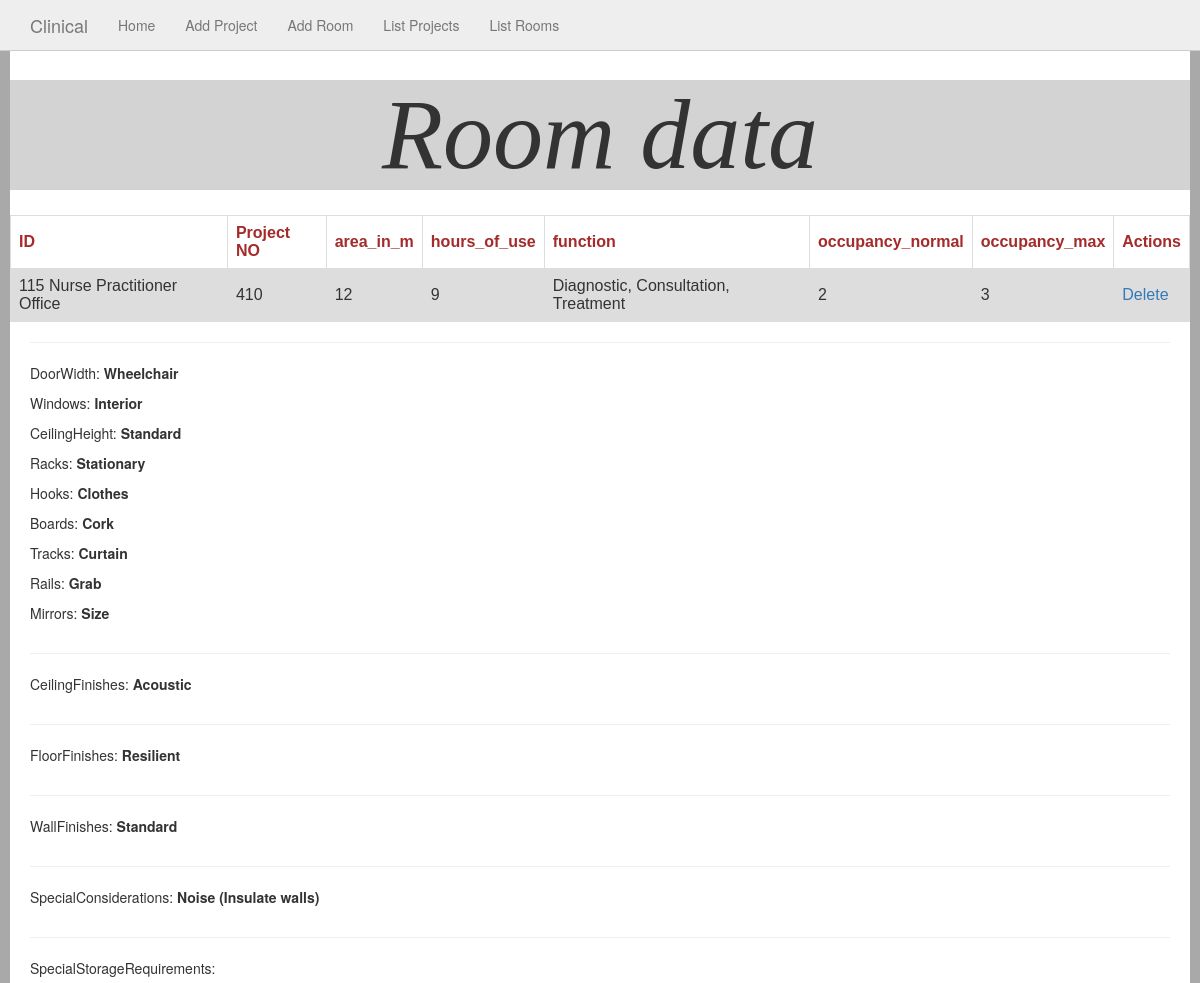
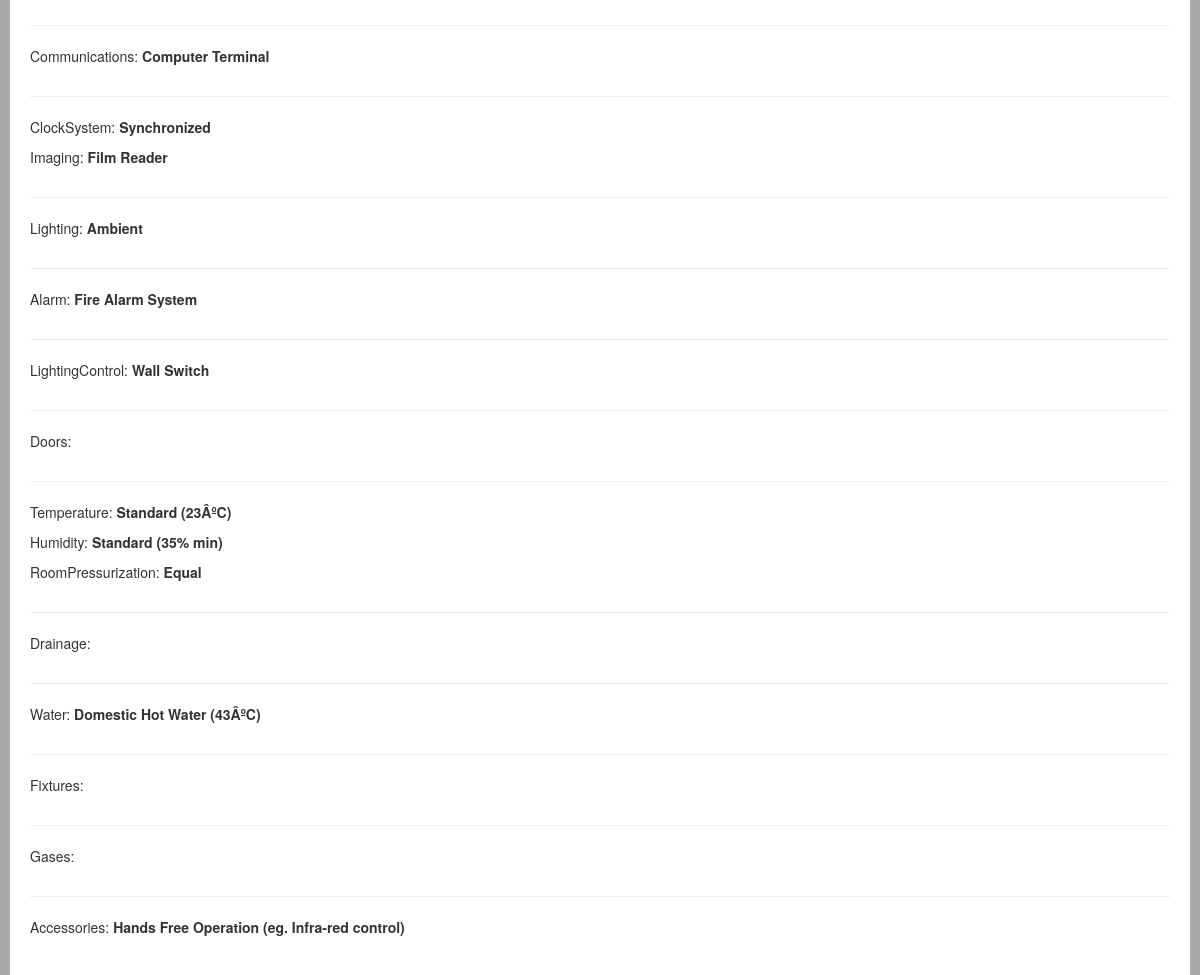
Page /view_room.php?ID=115 Nurse Practitioner Office on the committed database (2 pictures, top to bottom).
### tables this page shows
CREATE TABLE `operational_data_room` (
  `ID` varchar(50) NOT NULL,
  `PNO` varchar(50) NOT NULL,
  `area_in_m` double NOT NULL,
  `hours_of_use` smallint(6) DEFAULT NULL,
  `days_of_use` smallint(6) DEFAULT NULL,
  `function` longtext,
  `occupancy_normal` smallint(6) DEFAULT NULL,
  `occupancy_max` smallint(6) DEFAULT NULL
);

### view_room.php (the view, shortened to what this page needs)
<?php
require 'db_conn.php';
$sql = "SELECT * FROM `operational_data_room` where ID = '" . $_GET['ID'] . "'";
$room = $conn->query($sql);
$room = $room->fetch_assoc();
$tables_columns = [
	'architecture' => [
		'DoorWidth',
		'Windows',
		'CeilingHeight',
		'Racks',
		'Hooks',
		'Boards',
		'Tracks',
		'Rails',
		'Mirrors'
	],
	'arch_ceilingfinishes' => [
		'CeilingFinishes'
	],
	'arch_floorfinishes' => [
		'FloorFinishes'
	],
	'arch_wallfinishes' => [
		'WallFinishes'
	],
	'arch_specialconsiderations' => [
		'SpecialConsiderations'
	],
	'arch_specialstoragerequirements' => [
		'SpecialStorageRequirements'
	],
	'communications' => [
		'Communications'
	],
	'electrical' => [
		'ClockSystem',
		'Imaging'
	],
	'electrical_lighting' => [
		'Lighting'
	],
	'electrical_alarm' => [
		'Alarm'
	],
	'electrical_lightingcontrol' => [
		'LightingControl'
	],
	'electrical_doors' => [
		'Doors'
	],
	'mechanical' => [
		'Temperature',
		'Humidity',
	'RoomPressurization'
	],
	'plumbing_drainage' => [
		'Drainage'
	],
	'plumbing_water' => [
		'Water'
	],
	'plumbing_fixtures' => [
		'Fixtures'
	],
	'plumbing_gases' => [
		'Gases'
	],
	'plumbing_accessories' => [
		'Accessories'
	]
];
foreach ($tables_columns as $table => $columns) {
	$sql = "SELECT " . implode(',', $columns) . " FROM `" . $table . "` WHERE `room_id` = '" . $_GET['ID'] . "'";
	$results[$table] = $conn->query($sql);
}
?>
<html>
<head>
	  <link rel="stylesheet" href="https://maxcdn.bootstrapcdn.com/bootstrap/3.3.7/css/bootstrap.min.css">
</head>
<body>
<?php require 'navbar.php'; ?>
	<h1> <em> <font face="Algerian" style="font-size:100px"> Room data </font> </em> </h1>
	<table>
		<tr>
			<th style="color: brown">ID</th>
			<th style="color: brown">Project NO</th>
			<th style="color: brown">area_in_m</th>
			<th style="color: brown">hours_of_use</th>
			<th style="color: brown">function</th>
			<th style="color: brown">occupancy_normal</th>
			<th style="color: brown">occupancy_max</th>
			<th style="color: brown">Actions</th>
		</tr>
		<?php
		echo '<tr>';
		echo '<td>' . $room['ID'] . '</td>';
		echo '<td>' . $room['PNO'] . '</td>';
		echo '<td>' . $room['area_in_m'] . '</td>';
		echo '<td>' . $room['hours_of_use'] . '</td>';
		echo '<td>' . $room['function'] . '</td>';
		echo '<td>' . $room['occupancy_normal'] . '</td>';
		echo '<td>' . $room['occupancy_max'] . '</td>';
		echo '<td><a href="delete_room.php?ID=' . $room['ID'] . '">Delete</a></td>';
		echo '</tr>';
		?>
	</table>
<div class="container">
<?php
foreach ($tables_columns as $table => $columns) {
?>
  <div class="row">
    <div class="col-xs-12">
    	<?php
    	echo '<hr>';
    	$result = $results[$table]->fetch_assoc();
    	foreach ($columns as $column) {
	    	echo '<p>' . $column . ': <strong>' . $result[$column] . '</strong></p>';
		}
		?>
    </div>
  </div>
<?php
}
?>
</div>
</body>
</html>

### view_room.php (style rules this page uses)
h1 { margin-top: 0px; text-align: center; background-color: lightgray ; }
body { border: 10px solid darkgrey; border-radius: 5px; padding-top: 70px; padding-bottom: 30px; }
table { margin-top: 25px; font-family: arial, sans-serif; border-collapse: collapse; width: 100%; }
td, th { border: 1px solid #dddddd; text-align: left; padding: 8px; }
tr:nth-child(even) { background-color: #dddddd; }

### rows in the picture
operational_data_room: ID "115 Nurse Practitioner Office", PNO "410", area_in_m "12", hours_of_use "9", function "Diagnostic, Consultation, Treatment", occupancy_normal "2", occupancy_max "3"

### other values in the picture
$column "DoorWidth"
$result[$column] "Wheelchair"
$column "Windows"
$result[$column] "Interior"
$column "CeilingHeight"
$result[$column] "Standard"
$column "Racks"
$result[$column] "Stationary"
$column "Hooks"
$result[$column] "Clothes"
$column "Boards"
$result[$column] "Cork"
$column "Tracks"
$result[$column] "Curtain"
$column "Rails"
